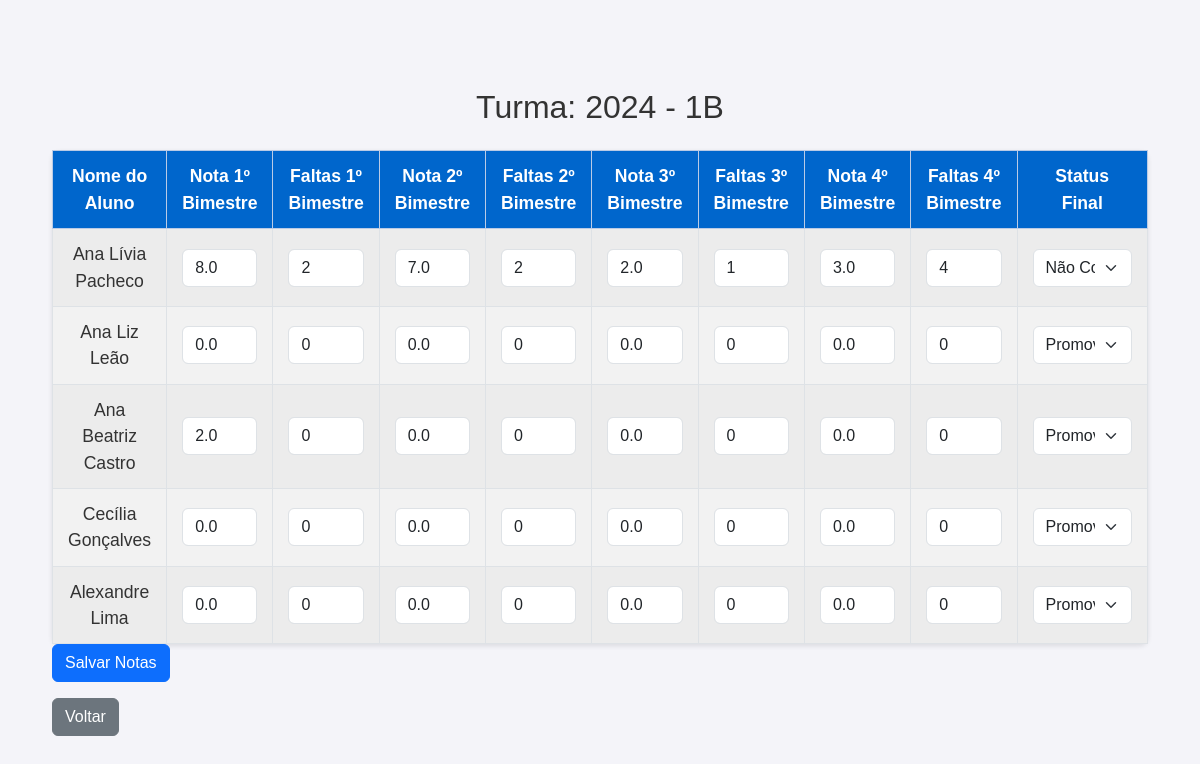
Screenshot of /turma/2/ (signed in) with the database file from the repository.
### core/models.py (models this page shows, shortened)
class Turma(models.Model):
    ano = models.PositiveIntegerField()  # Ano da turma (Exemplo: 2024)
    classe = models.CharField(max_length=5, default='Indefinido')  # Classe (Exemplo: 1A, 2B, etc.)
    alunos = models.ManyToManyField(Aluno, related_name='turmas')
    professores = models.ManyToManyField(Professor, related_name='turmas')
    class Meta:
        verbose_name = "Turma"
        verbose_name_plural = "Turmas"

class Aluno(models.Model):
    user = models.OneToOneField(User, on_delete=models.CASCADE, related_name='aluno_profile')
    nome = models.CharField(max_length=100)
    rm = models.CharField(max_length=20, unique=True)  # Registro de matrícula único
    ra_rg = models.CharField(max_length=20, blank=True, null=True)  # RA ou RG (opcional)
    data_nascimento = models.DateField()  # Data de nascimento do aluno
    status = models.CharField(
        max_length=11,
        choices=[('ativo', 'Ativo'), ('transferido', 'Transferido'), ('suplente', 'Suplente')],
        default='ativo'
    )
    email_responsavel = models.EmailField(max_length=100, blank=True, null=True)
    telefone_responsavel = models.CharField(max_length=15, blank=True, null=True)

class Nota(models.Model):
    aluno = models.ForeignKey('Aluno', on_delete=models.CASCADE)
    disciplina = models.ForeignKey('Disciplina', on_delete=models.CASCADE)
    nota_bimestre1 = models.FloatField(default=0)
    faltas_bimestre1 = models.IntegerField(default=0)
    nota_bimestre2 = models.FloatField(default=0)
    faltas_bimestre2 = models.IntegerField(default=0)
    nota_bimestre3 = models.FloatField(default=0)
    faltas_bimestre3 = models.IntegerField(default=0)
    nota_bimestre4 = models.FloatField(default=0)
    faltas_bimestre4 = models.IntegerField(default=0)
    media_final = models.FloatField(default=0)
    STATUS_CHOICES = [
        ('P', 'Promovido'),
        ('PC', 'Promovido pelo conselho'),
        ('T', 'Transferido'),
        ('R', 'Retido'),
        ('NC', 'Não Comparecimento'),
        ('AB', 'Abandono'),
        ('RC', 'Reclassificado'),
        ('RM', 'Remanejado'),
    ]
    status_final = models.CharField(max_length=2, choices=STATUS_CHOICES, default='P')

### core/views.py (the view, shortened to what this page needs)
# urls.py: path('turma/<int:turma_id>/', views.detalhes_turma, name='detalhes_turma'),
@login_required
def detalhes_turma(request, turma_id):
    turma = get_object_or_404(Turma, id=turma_id)
    alunos = turma.alunos.all()
    disciplinas = Disciplina.objects.filter(professores__in=turma.professores.all()).distinct()
    return render(request, 'core/detalhes_turma.html', {'turma': turma, 'alunos': alunos})

### core/templates/core/detalhes_turma.html (shortened to what this page needs)
{% load static %}
<!DOCTYPE html>
<html lang="pt-BR">
<head>
    <link href="https://cdn.jsdelivr.net/npm/bootstrap@5.3.0/dist/css/bootstrap.min.css" rel="stylesheet">
    <link rel="stylesheet" href="{% static 'css/estilos.css' %}">
</head>
<body>
    <div class="container mt-5">
        <h1 class="text-center mb-4">Turma: {{ turma.ano }} - {{ turma.classe }}</h1>
        <form method="post">
            <table class="table table-striped table-bordered table-custom">
                <thead class="table-primary">
                    <tr>
                        <th>Nome do Aluno</th>
                        <th>Nota 1º Bimestre</th>
                        <th>Faltas 1º Bimestre</th>
                        <th>Nota 2º Bimestre</th>
                        <th>Faltas 2º Bimestre</th>
                        <th>Nota 3º Bimestre</th>
                        <th>Faltas 3º Bimestre</th>
                        <th>Nota 4º Bimestre</th>
                        <th>Faltas 4º Bimestre</th>
                        <th class="status-final">Status Final</th>
                    </tr>
                </thead>
                <tbody>
                    {% for aluno in alunos %}
                    <tr>
                        <td>{{ aluno.nome }}</td>
                        <td><input type="number" name="nota_bimestre1_{{ aluno.id }}" value="{{ aluno.nota_set.first.nota_bimestre1 }}" class="form-control"></td>
                        <td><input type="number" name="faltas_bimestre1_{{ aluno.id }}" value="{{ aluno.nota_set.first.faltas_bimestre1 }}" class="form-control"></td>
                        <td><input type="number" name="nota_bimestre2_{{ aluno.id }}" value="{{ aluno.nota_set.first.nota_bimestre2 }}" class="form-control"></td>
                        <td><input type="number" name="faltas_bimestre2_{{ aluno.id }}" value="{{ aluno.nota_set.first.faltas_bimestre2 }}" class="form-control"></td>
                        <td><input type="number" name="nota_bimestre3_{{ aluno.id }}" value="{{ aluno.nota_set.first.nota_bimestre3 }}" class="form-control"></td>
                        <td><input type="number" name="faltas_bimestre3_{{ aluno.id }}" value="{{ aluno.nota_set.first.faltas_bimestre3 }}" class="form-control"></td>
                        <td><input type="number" name="nota_bimestre4_{{ aluno.id }}" value="{{ aluno.nota_set.first.nota_bimestre4 }}" class="form-control"></td>
                        <td><input type="number" name="faltas_bimestre4_{{ aluno.id }}" value="{{ aluno.nota_set.first.faltas_bimestre4 }}" class="form-control"></td>
                        <td class="status-final">
                            <select name="status_final_{{ aluno.id }}" class="form-select">
                                {% for key, value in aluno.nota_set.first.STATUS_CHOICES %}
                                <option value="{{ key }}" {% if aluno.nota_set.first.status_final == key %}selected{% endif %}>{{ value }}</option>
                                {% endfor %}
                            </select>
                        </td>
                    </tr>
                    {% empty %}
                    <tr>
                        <td colspan="10" class="text-center">Nenhum aluno cadastrado nesta turma.</td>
                    </tr>
                    {% endfor %}
                </tbody>
            </table>
            <button type="submit" class="btn btn-primary">Salvar Notas</button>
        </form>
        <a href="{% url 'professor_home' %}" class="btn btn-secondary mt-3">Voltar</a>
    </div>
</body>
</html>

### static/css/estilos.css (style rules this page uses)
body { font-family: 'Arial', sans-serif; background-color: #f4f4f9; margin: 20px; padding: 20px; }
h1 { color: #333; text-align: center; margin-top: 20px; font-size: 2em; }
table { width: 80%; margin: 20px auto; border-collapse: collapse; background-color: #fff; border-radius: 8px; box-shadow: 0 2px 5px rgba(0, 0, 0, 0.1); }
th, td { padding: 12px 15px; text-align: center !important; vertical-align: middle !important; font-size: 1.1em; }
th { background-color: #0066cc; color: white; font-weight: bold; }
td { background-color: #f9f9f9; color: #333; }
tr:nth-child(even) td { background-color: #f2f2f2; }
.table-custom th, .table-custom td { padding: 12px 15px; text-align: center !important; vertical-align: middle !important; font-size: 1.1em; }
.table-custom { width: 100% !important; margin: 0 auto; }
.table-custom { box-shadow: 0 2px 5px rgba(0, 0, 0, 0.1); }
.table-custom th { background-color: #0066cc; color: white; font-weight: bold; }
.table-custom td { background-color: #f9f9f9; color: #333; }

### core/templates/core/detalhes_turma.html (style rules this page uses)
.table-custom th, .table-custom td { text-align: center; vertical-align: middle; }
.table-custom th { background-color: #0066cc; color: white; }
.table-custom td { background-color: #f9f9f9; }
.status-final { width: 200px; }

### rows the page displays
Turma: ano "2024", classe "1B"
Aluno: nome "Ana Lívia Pacheco", nota_set.first.nota_bimestre1 "8.0", nota_set.first.faltas_bimestre1 "2", nota_set.first.nota_bimestre2 "7.0", nota_set.first.faltas_bimestre2 "2", nota_set.first.nota_bimestre3 "2.0", nota_set.first.faltas_bimestre3 "1", nota_set.first.nota_bimestre4 "3.0", nota_set.first.faltas_bimestre4 "4", id.aluno_id "Não Comparecimento"
Aluno: nome "Ana Liz Leão", nota_set.first.nota_bimestre1 "0.0", nota_set.first.faltas_bimestre1 "0", nota_set.first.nota_bimestre2 "0.0", nota_set.first.faltas_bimestre2 "0", nota_set.first.nota_bimestre3 "0.0", nota_set.first.faltas_bimestre3 "0", nota_set.first.nota_bimestre4 "0.0", nota_set.first.faltas_bimestre4 "0", id.aluno_id "Promovido"
Aluno: nome "Ana Beatriz Castro", nota_set.first.nota_bimestre1 "2.0", nota_set.first.faltas_bimestre1 "0", nota_set.first.nota_bimestre2 "0.0", nota_set.first.faltas_bimestre2 "0", nota_set.first.nota_bimestre3 "0.0", nota_set.first.faltas_bimestre3 "0", nota_set.first.nota_bimestre4 "0.0", nota_set.first.faltas_bimestre4 "0", id.aluno_id "Promovido"
Aluno: nome "Cecília Gonçalves", nota_set.first.nota_bimestre1 "0.0", nota_set.first.faltas_bimestre1 "0", nota_set.first.nota_bimestre2 "0.0", nota_set.first.faltas_bimestre2 "0", nota_set.first.nota_bimestre3 "0.0", nota_set.first.faltas_bimestre3 "0", nota_set.first.nota_bimestre4 "0.0", nota_set.first.faltas_bimestre4 "0", id.aluno_id "Promovido"
Aluno: nome "Alexandre Lima", nota_set.first.nota_bimestre1 "0.0", nota_set.first.faltas_bimestre1 "0", nota_set.first.nota_bimestre2 "0.0", nota_set.first.faltas_bimestre2 "0", nota_set.first.nota_bimestre3 "0.0", nota_set.first.faltas_bimestre3 "0", nota_set.first.nota_bimestre4 "0.0", nota_set.first.faltas_bimestre4 "0", id.aluno_id "Promovido"
